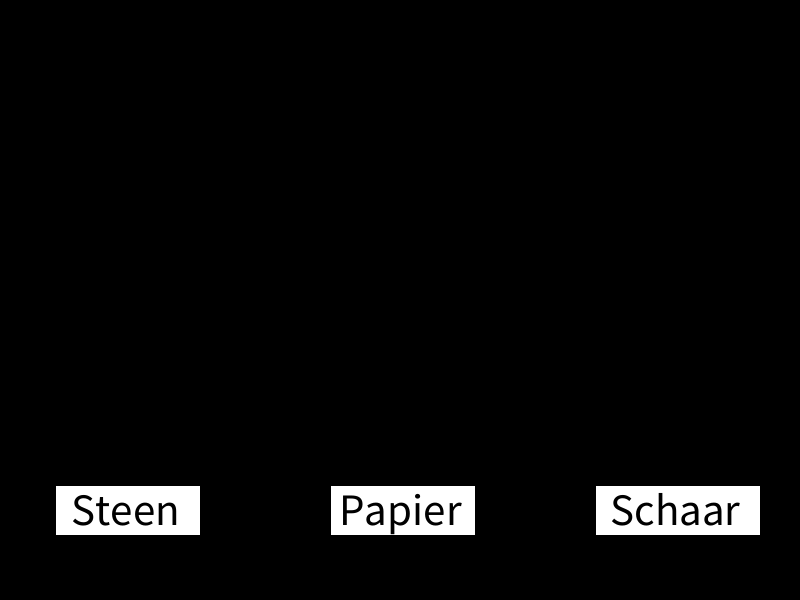
Frame 1 (no input)
Frame 60 (the mouse pressed at the canvas centre just before this capture): identical to frame 1, image omitted
Frame 120 (the mouse held since frame 60 and released just before this capture): identical to frame 1, image omitted

The Processing sketch that drew this single still picture (run headless with seeded random() and noise(); from frame 60 on, the mouse is pressed at the canvas centre):

// Processing sketch: SPS
// ── SPS.pde
//variablen
int spelerkeuze, computerkeuze ;
float rbuttonX,rbuttonY,rbuttonW,rbuttonH,pbuttonX,pbuttonY,pbuttonW,pbuttonH,sbuttonX,sbuttonY,sbuttonW,sbuttonH ;
int a ;

void setup(){
  size ( 800,600 );
  spelerkeuze= 0 ;
  computerkeuze = 0 ;
  a = -1 ;
  //locatie en de grootte van de buttons
  rbuttonX = 55;
  rbuttonY = 485;
  rbuttonW = 145;
  rbuttonH = 50;
  
  pbuttonX = 330;
  pbuttonY = 485;
  pbuttonW = 145;
  pbuttonH = 50;
  
  sbuttonX = 595;
  sbuttonY = 485;
  sbuttonW = 165;
  sbuttonH = 50;
}

void draw(){
  background(0);
  computer();
  buttons();
  buttonsclicked();
  results();
}

//wat er gaat gebeuren als je op 1 van de knoppen klikt
void buttons(){
  fill(255);
  rect(rbuttonX,rbuttonY,rbuttonW,rbuttonH);
  rect(pbuttonX,pbuttonY,pbuttonW,pbuttonH);
  rect(sbuttonX,sbuttonY,sbuttonW,sbuttonH);
  textSize(45);
  textAlign(CENTER);
  fill(0);
  text("Steen",125,525);
  text("Papier",400,525);
  text("Schaar",675,525);
}

void buttonsclicked(){
  if(mousePressed){
    if(mouseX > rbuttonX && mouseX < rbuttonX + rbuttonW && mouseY > rbuttonY && mouseY < rbuttonY + rbuttonH && computerkeuze == 0){
      spelerkeuze = 1;//steen
      computerkeuze = (int)random(1, 4);//random keuze van computer
}
  if(mouseX > pbuttonX && mouseX < pbuttonX + pbuttonW && mouseY > pbuttonY && mouseY < pbuttonY + pbuttonH && computerkeuze == 0){
      spelerkeuze = 2;//papier
      computerkeuze = (int)random(1, 4);//random keuze van computer
}
  if(mouseX > sbuttonX && mouseX < sbuttonX + sbuttonW && mouseY > sbuttonY && mouseY < sbuttonY + sbuttonH && computerkeuze == 0){
      spelerkeuze = 3;//schaar
      computerkeuze = (int)random(1, 4);//random keuze van computer
}
  }
}
//verterlt wat de computer heeft gespeeld
void computer(){
  if(a == -1){
    if(computerkeuze == 1){
      textSize(45);
      textAlign(CENTER);
      fill(255);
      text("computer heeft steen gespeeld", 400, 100);
}
  if(computerkeuze == 2){
      textSize(45);
      textAlign(CENTER);
      fill(255);
      text("computer heeft papier gespeeld", 400, 100);
  }
    if(computerkeuze == 3){
      textSize(45);
      textAlign(CENTER);
      fill(255);
      text("computer heeft schaar gespeeld", 400, 100);
}
  }
}

void results(){
    //als het gelijk spel is
  if((spelerkeuze == 1 && computerkeuze == 1)||
  (spelerkeuze == 2 && computerkeuze == 2)||
  (spelerkeuze == 3 && computerkeuze == 3)){
    textSize(45);
    textAlign(CENTER);
    fill(0,0,255);
    text("Het is gelijk spel",400, 300);
    //reset de game
    if(keyPressed){
      spelerkeuze = 0;
      computerkeuze = 0;
    }
 }
  // als de speler wint
  if((spelerkeuze == 2 && computerkeuze == 1) ||
  (spelerkeuze == 1 && computerkeuze == 3) ||
  (spelerkeuze == 3 && computerkeuze == 2)){
    textSize(45);
    textAlign(CENTER);
    fill(0,255,0);
    text("Jij wint",400, 300);
    //reset de game
    if(keyPressed){
      spelerkeuze = 0;
      computerkeuze = 0;
    }
}
//als de computer wint
if((spelerkeuze == 1 && computerkeuze == 2) ||
  (spelerkeuze == 3 && computerkeuze == 1) ||
  (spelerkeuze == 2 && computerkeuze == 3)){
    textSize(45);
    textAlign(CENTER);
    fill(255,0,0);
    text("Computer wint",400, 300);
    //reset de game
    if(keyPressed){
      spelerkeuze = 0;
      computerkeuze = 0;
    }
  }
}
